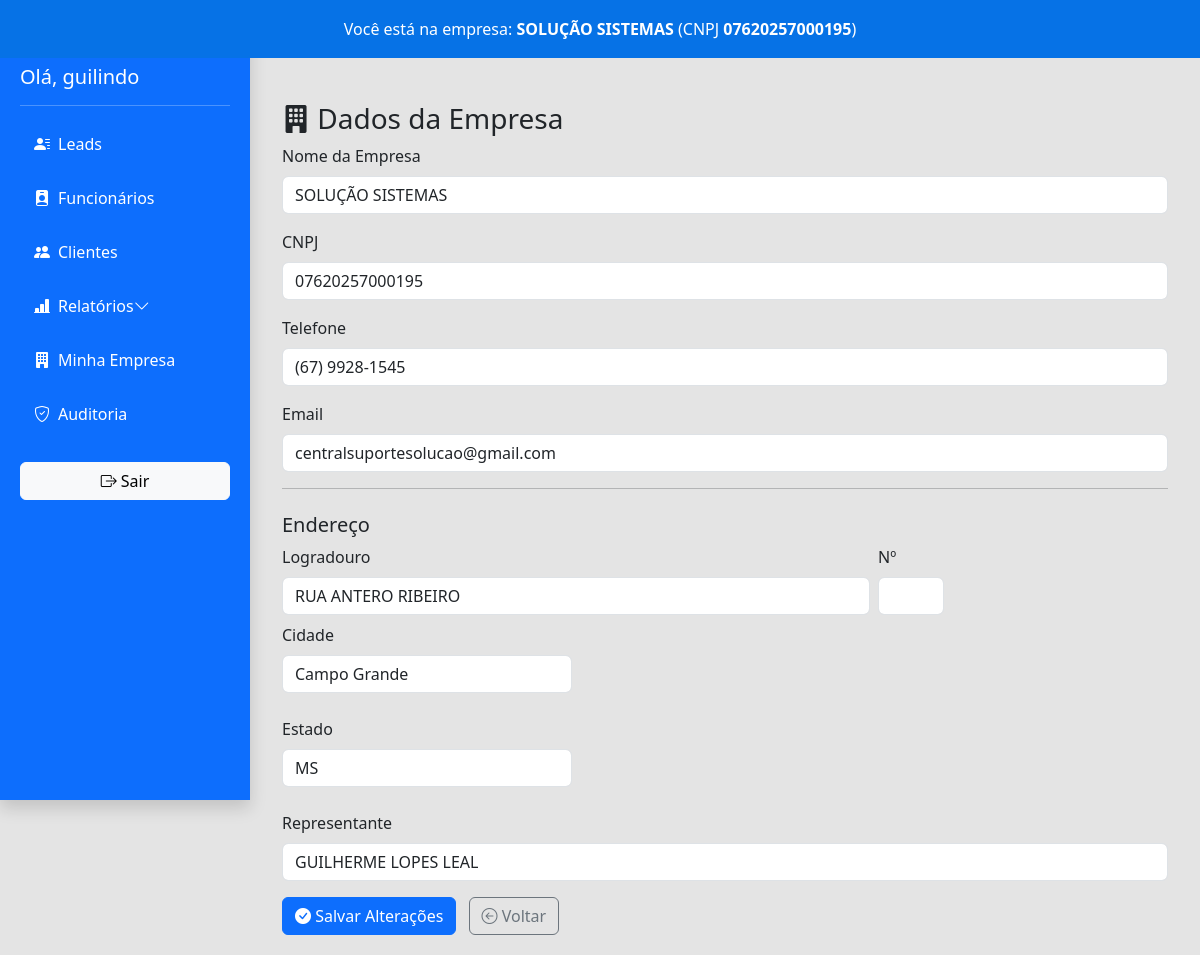
The app's page /minha_empresa (signed in), older data.
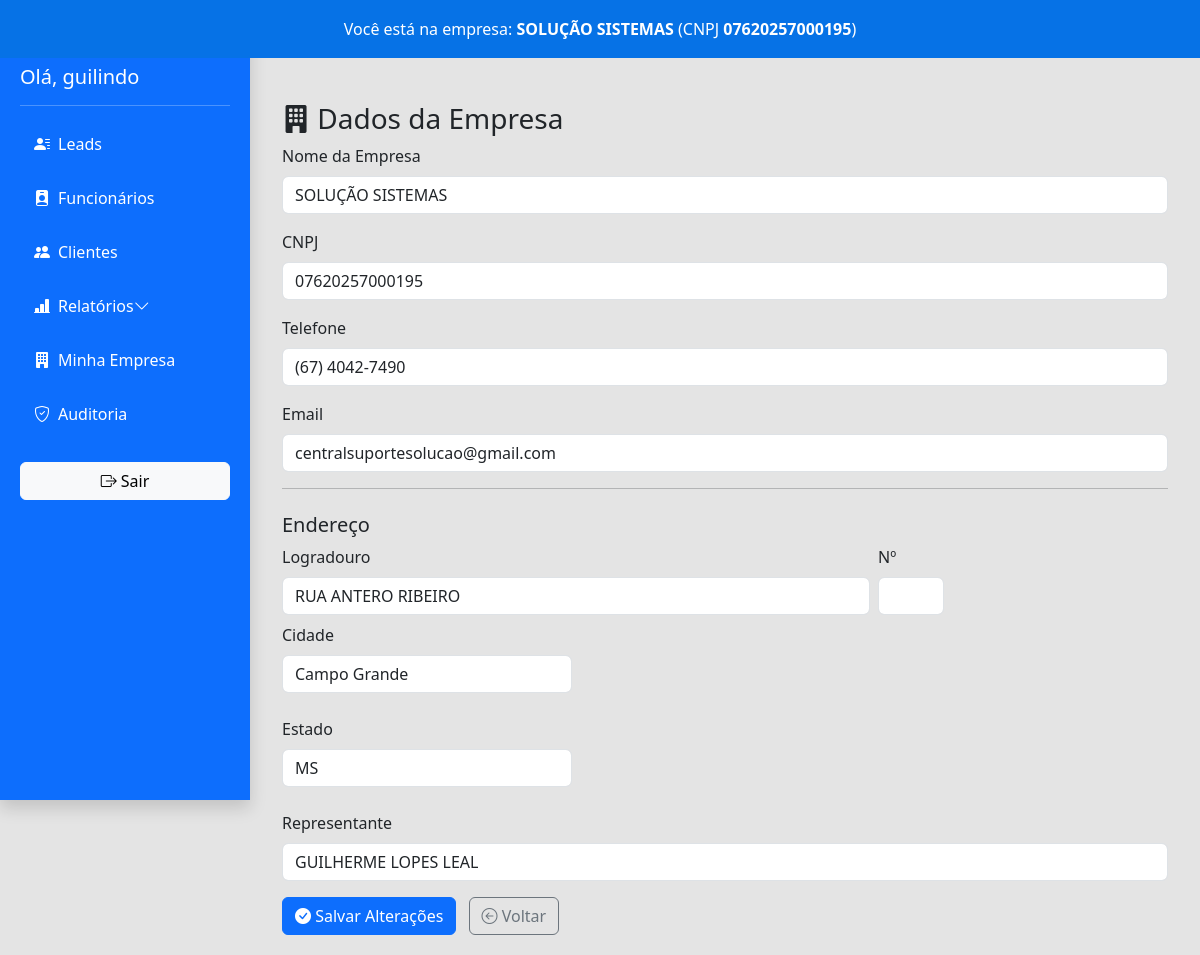
The same page, newer data.
### models.py (models this page shows)
class Empresa(db.Model):
    __tablename__ = 'empresas'
    id = db.Column(db.Integer, primary_key=True)
    nome = db.Column(db.String(100), nullable=False, unique=True)
    slug = db.Column(db.String(100), nullable=False, unique=True)
    plano = db.Column(db.String(50), default='gratuito')
    criada_em = db.Column(db.DateTime, default=datetime.utcnow)
    cnpj = db.Column(db.String(20), nullable=True)
    telefone = db.Column(db.String(50), nullable=True)
    email = db.Column(db.String(120), nullable=True)
    endereco = db.Column(db.String(200), nullable=True)
    cidade = db.Column(db.String(50), nullable=True)
    estado = db.Column(db.String(2), nullable=True)
    representante = db.Column(db.String(100), nullable=True)
    codigo = db.Column(db.String(20), unique=True, nullable=False, default=lambda: str(uuid.uuid4())[:8])
    usuarios = db.relationship('Usuario', back_populates='empresa')  # ✅ conexão bidirecional

### app.py (the view, shortened to what this page needs)
@app.route('/minha_empresa', methods=['GET', 'POST'])
@login_required
def minha_empresa():
    empresa = current_user.empresa
    if current_user.tipo == 'admin' and current_user.empresa_id is None:
        empresa_id = session.get('empresa_id')
        if empresa_id:
            empresa = Empresa.query.get(empresa_id)
    if not empresa:
        flash('Empresa não encontrada ou não definida.', 'danger')
        return redirect('/login')
    return render_template('minha_empresa.html', empresa=empresa)

### app.py (called while the page is built)
@login_manager.user_loader
def load_user(user_id):
    return db.session.get(Usuario, int(user_id))

@app.context_processor
def inject_empresa():
    if current_user.is_authenticated:
        return {'empresa': current_user.empresa}
    return {'empresa': None}

### templates/minha_empresa.html (shortened to what this page needs)
{% extends 'base.html' %}
{% block conteudo %}
<div class="container mt-4">
  <h3><i class="bi bi-building-fill"></i> Dados da Empresa</h3>
  {% if current_user.tipo == 'admin' and empresa %}
    <form method="POST" action="{{ url_for('minha_empresa') }}">
      <div class="mb-3">
        <label for="nome" class="form-label">Nome da Empresa</label>
        <input type="text" class="form-control" id="nome" name="nome" value="{{ empresa.nome or '' }}" required>
      </div>
      <div class="mb-3">
        <label for="cnpj" class="form-label">CNPJ</label>
        <input type="text" class="form-control" id="cnpj" name="cnpj" value="{{ empresa.cnpj or '' }}">
      </div>
      <div class="mb-3">
        <label for="telefone" class="form-label">Telefone</label>
        <input type="text" class="form-control" id="telefone" name="telefone" value="{{ empresa.telefone or '' }}">
      </div>
      <div class="mb-3">
        <label for="email" class="form-label">Email</label>
        <input type="email" class="form-control" id="email" name="email" value="{{ empresa.email or '' }}">
      </div>
      <hr>
      <h5 class="mt-4">Endereço</h5>
      <div class="row g-2">
        <div class="col-md-8">
          <label for="endereco" class="form-label">Logradouro</label>
          <input type="text" class="form-control" id="endereco" name="endereco" value="{{ empresa.endereco or '' }}">
        </div>
        <div class="col-md-1">
    <label for="numero" class="form-label">Nº</label>
    <input type="text" class="form-control" id="numero" name="numero" value="{{ empresa.numero or '' }}">
  </div>
        <div class="col-md-4">
          <label for="cidade" class="form-label">Cidade</label>
          <input type="text" class="form-control" id="cidade" name="cidade" value="{{ empresa.cidade or '' }}">
        </div>
      </div>
      <div class="row g-2 mt-3">
        <div class="col-md-4">
          <label for="estado" class="form-label">Estado</label>
          <input type="text" class="form-control" id="estado" name="estado" value="{{ empresa.estado or '' }}">
        </div>
      </div>
      <div class="mb-3 mt-4">
        <label for="representante" class="form-label">Representante</label>
        <input type="text" class="form-control" id="representante" name="representante" value="{{ empresa.representante or '' }}">
      </div>
      <button type="submit" class="btn btn-primary">
        <i class="bi bi-check-circle-fill"></i> Salvar Alterações
      </button>
      <a href="{{ url_for('listar') }}" class="btn btn-outline-secondary ms-2">
        <i class="bi bi-arrow-left-circle"></i> Voltar
      </a>
    </form>
  {% else %}
    <div class="alert alert-danger mt-4" role="alert">
      <i class="bi bi-exclamation-triangle-fill me-2"></i>
      Nenhuma empresa vinculada ao seu acesso.
    </div>
  {% endif %}
</div>
{% endblock %}

### templates/base.html (shortened to what this page needs)
<!DOCTYPE html>
<html lang="pt-br">
<head>
  <link href="https://cdn.jsdelivr.net/npm/bootstrap@5.3.0/dist/css/bootstrap.min.css" rel="stylesheet">
  <link href="https://cdn.jsdelivr.net/npm/bootstrap-icons/font/bootstrap-icons.css" rel="stylesheet">
  <link rel="stylesheet" href="https://cdn.datatables.net/1.13.6/css/jquery.dataTables.min.css">
  <link rel="stylesheet" href="{{ url_for('static', filename='css/leads.css') }}">
</head>
<body>
  {% if current_user.is_authenticated %}
  <div class="sidebar shadow">
    <h4 class="mb-3">Solução Leads</h4>
    <h5> Olá, {{ current_user.nome_usuario }}</h5>
    <hr class="mb-3">
    <ul class="nav flex-column">
  <li class="nav-item"><a class="nav-link" href="/"><i class="bi bi-person-lines-fill"></i> Leads</a></li>
  <li class="nav-item"><a class="nav-link" href="/listar_funcionarios"><i class="bi bi-person-badge-fill"></i> Funcionários</a></li>
  <li class="nav-item"><a class="nav-link" href="/listar_clientes"><i class="bi bi-people-fill"></i> Clientes</a></li>
<li class="nav-item">
  <a class="nav-link" data-bs-toggle="collapse" href="#submenuRelatorios" role="button" aria-expanded="false" aria-controls="submenuRelatorios">
    <i class="bi bi-bar-chart-line-fill"></i> Relatórios
    <i class="bi bi-chevron-down float-end"></i>
  </a>
</li>
  <li class="nav-item"><a class="nav-link" href="{{ url_for('minha_empresa') }}"><i class="bi bi-building-fill"></i> Minha Empresa</a></li>
  {% if current_user.tipo == 'admin' %}
  <li class="nav-item"><a class="nav-link" href="{{ url_for('painel_logs') }}"><i class="bi bi-shield-check"></i> Auditoria</a></li>
  {% endif %}
  <li class="nav-item mt-3">
    <a class="btn btn-light w-100" href="/logout"><i class="bi bi-box-arrow-right"></i> Sair</a>
  </li>
</ul>
  </div>
  <header class="empresa-header">
    {% if empresa %}
    <div class="alert text-center mb-0 rounded-0">
      Você está na empresa: <strong>{{ empresa.nome }}</strong> (CNPJ <strong>{{ empresa.cnpj }}</strong>)
    </div>
    {% endif %}
  </header>
  {% endif %}
  <div class="content">
    {% block conteudo %}{% endblock %}
  </div>
</body>
</html>

Row changes from the older to the newer data that the page shows:
changed Empresa "SOLUÇÃO SISTEMAS": telefone "(67) 9928-1545" → "(67) 4042-7490"
